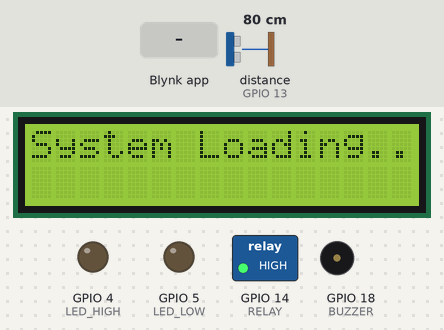
This sketch was run on a simulated ESP32. Parts: 16×2 character LCD, switched loads named in the sketch (green lamp = pin HIGH), output pins drawn as LEDs (lit = HIGH), buzzer (waves = sounding, pin HIGH). Wiring (inferred from the names in the program): ultrasonic range finder: trigger GPIO 12; echo GPIO 13. Inputs (shaded band) come from the test bench; at power-on: distance to the obstacle (sensor on GPIO 13) 80 cm. The echo pulse lasts 58.3 µs per cm; WiFi joins after 1.5 s; servers stay silent unless stated; pins used as bus, display or sensor lines are not drawn; what the sketch prints to the serial monitor is not drawn.

Above: at 1.9 s.
At 5.0 s:
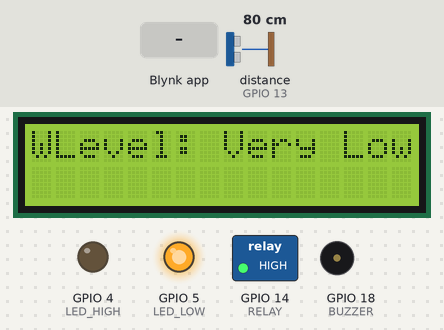
5.1 s: distance to the obstacle (sensor on GPIO 13) set to 10 cm
7.9 s: distance to the obstacle (sensor on GPIO 13) set to 7 cm
At 9.9 s:
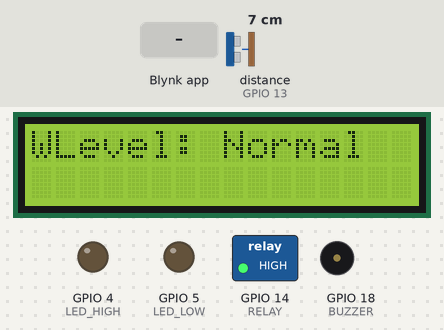
10.2 s: distance to the obstacle (sensor on GPIO 13) set to 4 cm
11.9 s: distance to the obstacle (sensor on GPIO 13) set to 2 cm
At 15.2 s:
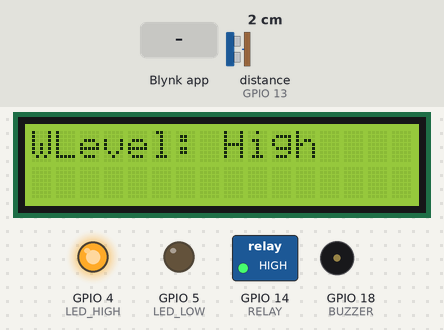
15.5 s: Blynk app writes 1 to V1
At 16.4 s:
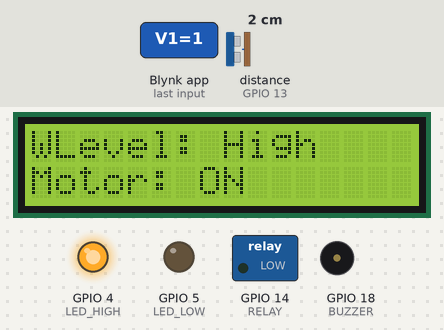
17.1 s: Blynk app writes 0 to V1
At 18.4 s:
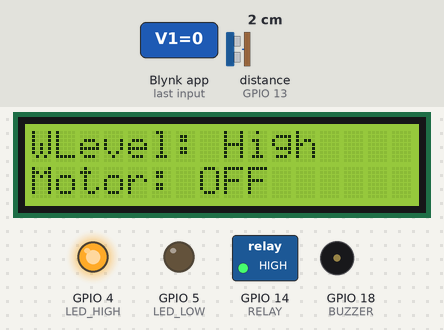
Timing chart, 0 to 20.1 s (numbered marks = the images above; inputs shaded):
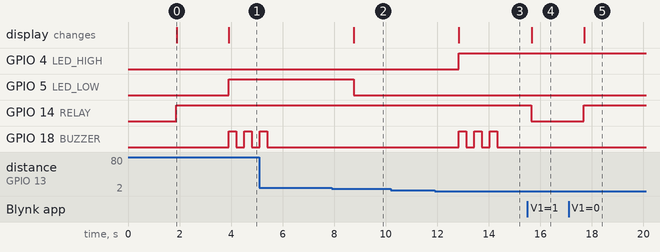

Measured:
- the behaviour switches between 9 and 8 cm on distance to the obstacle (sensor on GPIO 13) (found by bisection; images 1 and 2)
- the behaviour switches between 3 and 2 cm on distance to the obstacle (sensor on GPIO 13) (found by bisection; images 2 and 3)
- after the input at 7.9 s, GPIO 5 (LED_LOW): HIGH → LOW after 0.86 s; the display: changes after 0.86 s (image 2)
- after the input at 10.2 s, every drawn part: stays the same
- after the input at 11.9 s, GPIO 4 (LED_HIGH): LOW → HIGH after 0.93 s; GPIO 18 (BUZZER): alternates HIGH for 0.30 s and LOW for 0.30 s, 6 changes in all, then stays LOW, starting after 0.93 s; the display: changes after 0.93 s (image 3)
- after the input at 15.5 s, GPIO 14 (RELAY): HIGH → LOW after 0.15 s; the display: changes after 0.16 s (image 4)
- after the input at 17.1 s, GPIO 14 (RELAY): LOW → HIGH after 0.59 s; the display: changes after 0.60 s (image 5)
- what the display in image 0 shows lasts 2.0 s, from 1.9 s to 3.9 s

The sketch:

water_level_monitoring_with_blynk.ino
```cpp
#define BLYNK_TEMPLATE_ID "TMPL3hIPJgLEw"
#define BLYNK_TEMPLATE_NAME "Water Level Monitoring System"
#define BLYNK_AUTH_TOKEN "-wXTcW14CJUlO5DY8aNTmKQ0Ks2pSqOs"

#include <WiFiClient.h>
#include <BlynkSimpleEsp32.h>
#include <Wire.h>
#include <LiquidCrystal_I2C.h>

#define LED_LOW 5    // LED for very low water level
#define LED_HIGH 4   // LED for high water level
#define TRIG 12
#define ECHO 13
#define RELAY 14
#define BUZZER 18    // Buzzer via BC547 transistor

// Tank max height in cm
int MaxLevel = 12;

// Define high/low threshold levels
int LevelLow = (MaxLevel * 80) / 100;      // 80%
int LevelVeryLow = (MaxLevel * 20) / 100;  // 20%

LiquidCrystal_I2C lcd(0x27, 16, 2);
BlynkTimer timer;

char auth[] = BLYNK_AUTH_TOKEN;
char ssid[] = "RSM";
char pass[] = "hotspotledu";

bool buzzerAlertedLow = false;
bool buzzerAlertedHigh = false;

// === Function to beep 3 times ===
void beepThreeTimes() {
  for (int i = 0; i < 3; i++) {
    digitalWrite(BUZZER, HIGH);
    delay(300);
    digitalWrite(BUZZER, LOW);
    delay(300);
  }
}

// === Ultrasonic reading + logic ===
void ultrasonic() {
  digitalWrite(TRIG, LOW);
  delayMicroseconds(4);
  digitalWrite(TRIG, HIGH);
  delayMicroseconds(10);
  digitalWrite(TRIG, LOW);

  long t = pulseIn(ECHO, HIGH);
  int distance = t / 29 / 2;

  Serial.print("Distance: ");
  Serial.println(distance);

  int blynkDistance = (distance - MaxLevel) * -1;
  if (distance <= MaxLevel)
    Blynk.virtualWrite(V0, blynkDistance);
  else
    Blynk.virtualWrite(V0, 0);

  lcd.setCursor(0, 0);
  lcd.print("WLevel:");

  // === Very Low Water ===
  if (distance >= LevelLow) {
    lcd.setCursor(8, 0);
    lcd.print("Very Low ");
    digitalWrite(LED_LOW, HIGH);
    digitalWrite(LED_HIGH, LOW);

    if (!buzzerAlertedLow) {
      beepThreeTimes();
      buzzerAlertedLow = true;
      buzzerAlertedHigh = false;
    }
  }
  // === High Water ===
  else if (distance <= LevelVeryLow) {
    lcd.setCursor(8, 0);
    lcd.print("High     ");
    digitalWrite(LED_LOW, LOW);
    digitalWrite(LED_HIGH, HIGH);

    if (!buzzerAlertedHigh) {
      beepThreeTimes();
      buzzerAlertedHigh = true;
      buzzerAlertedLow = false;
    }
  }
  // === Normal Water ===
  else {
    lcd.setCursor(8, 0);
    lcd.print("Normal   ");
    digitalWrite(LED_LOW, LOW);
    digitalWrite(LED_HIGH, LOW);
  }
}

// === Motor control from Blynk ===
BLYNK_WRITE(V1) {
  bool RelayState = param.asInt();
  if (RelayState == 1) {
    digitalWrite(RELAY, LOW);
    lcd.setCursor(0, 1);
    lcd.print("Motor: ON ");
  } else {
    digitalWrite(RELAY, HIGH);
    lcd.setCursor(0, 1);
    lcd.print("Motor: OFF");
  }
}

// === setup() ===
void setup() {
  Serial.begin(115200);
  Blynk.begin(auth, ssid, pass, "blynk.cloud", 80);

  lcd.init();
  lcd.backlight();

  pinMode(LED_LOW, OUTPUT);
  pinMode(LED_HIGH, OUTPUT);
  pinMode(TRIG, OUTPUT);
  pinMode(ECHO, INPUT);
  pinMode(RELAY, OUTPUT);
  pinMode(BUZZER, OUTPUT);

  digitalWrite(RELAY, HIGH);
  digitalWrite(BUZZER, LOW);

  lcd.setCursor(0, 0);
  lcd.print("System Loading..");
  delay(2000);
  lcd.clear();
}

// === loop() ===
void loop() {
  ultrasonic();
  Blynk.run();
  delay(1000);
}
```
